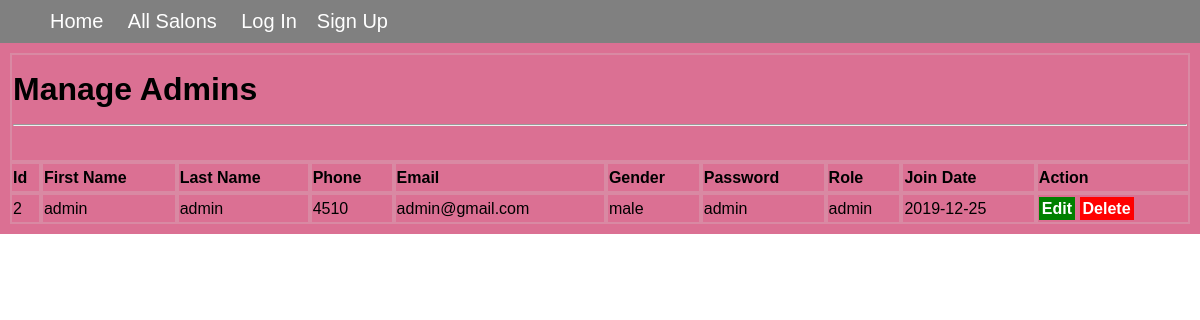
The app's page /super_admin/admin_manage.php with its own data.
### tables this page shows
CREATE TABLE `tbl_user` (
  `user_id` int(11) NOT NULL,
  `first_name` varchar(100) NOT NULL,
  `last_name` varchar(100) NOT NULL,
  `phone` varchar(15) NOT NULL,
  `email` varchar(100) NOT NULL,
  `profile_image` varchar(255) NOT NULL,
  `gender` varchar(6) NOT NULL,
  `password` varchar(100) NOT NULL,
  `role` varchar(20) NOT NULL DEFAULT 'user',
  `join_date` date NOT NULL
);

### super_admin/admin_manage.php (the view, shortened to what this page needs)
<!DOCTYPE html>
<html>
<head>
    <link rel="stylesheet" href="../include_files/mystyle.css">
</head>
<body>
<?php include_once "../navigation.php"; ?>
<table border="0" cellspacing="0">
    <tr>
        <td colspan="20"><h1>Manage Admins</h1><hr><br></td>
    </tr>
    <tr>
        <td><strong>Id</strong></td>
        <td><strong>First Name</strong></td>
        <td><strong>Last Name</strong></td>
        <td><strong>Phone</strong></td>
        <td><strong>Email</strong></td>
        <td><strong>Gender</strong></td>
        <td><strong>Password</strong></td>
        <td><strong>Role</strong></td>
        <td><strong>Join Date</strong></td>
        <td><strong>Action</strong></td>
    </tr>
    <?php
    require_once '../database_connection.php';
    $sql = "SELECT * FROM tbl_user WHERE role = 'admin'";
    $stmt = $conn->prepare($sql);
    $stmt->execute();
    if ($stmt->rowCount() > 0) {
        while ($row = $stmt->fetch(PDO::FETCH_ASSOC)) {
            echo "<tr>";
            echo "<td>".$row['user_id']."</td>";
            echo "<td>".$row['first_name']."</td>";
            echo "<td>".$row['last_name']."</td>";
            echo "<td>".$row['phone']."</td>";
            echo "<td>".$row['email']."</td>";
            echo "<td>".$row['gender']."</td>";
            echo "<td>".$row['password']."</td>";
            echo "<td>".$row['role']."</td>";
            echo "<td>".$row['join_date']."</td>";
            echo "<td>
                                <a class='edit' href='user_edit.php?id=".$row['user_id']."'>Edit</a>
                                <a class='delete' href='user_delete.php?id=".$row['user_id']."'>Delete</a>
                            </td>";
            echo "</tr>";
        }
    } else {
        echo '<tr>';
        echo '<td><h2>No User Found</h2></td>';
        echo '</tr>';
    }
    ?>
</table>
</body>
</html>

### include_files/mystyle.css (style rules this page uses)
body { font-family: sans-serif; margin: 0; }
* { box-sizing: border-box; }

### super_admin/admin_manage.php (style rules this page uses)
table { padding: 10px; background-color: palevioletred; width: 100%; margin: 0 auto; line-height: 25px; }
td { border: 2px solid #d3d3d340; }
.edit { background-color: green; color: white; font-weight: bold; padding: 3px; text-decoration: none; }
.delete { background-color: red; color: white; font-weight: bold; padding: 3px; text-decoration: none; }

### records on screen
tbl_user: user_id "2", first_name "admin", last_name "admin", phone "4510", email "admin@gmail.com", gender "male", password "admin", role "admin", join_date "2019-12-25"
